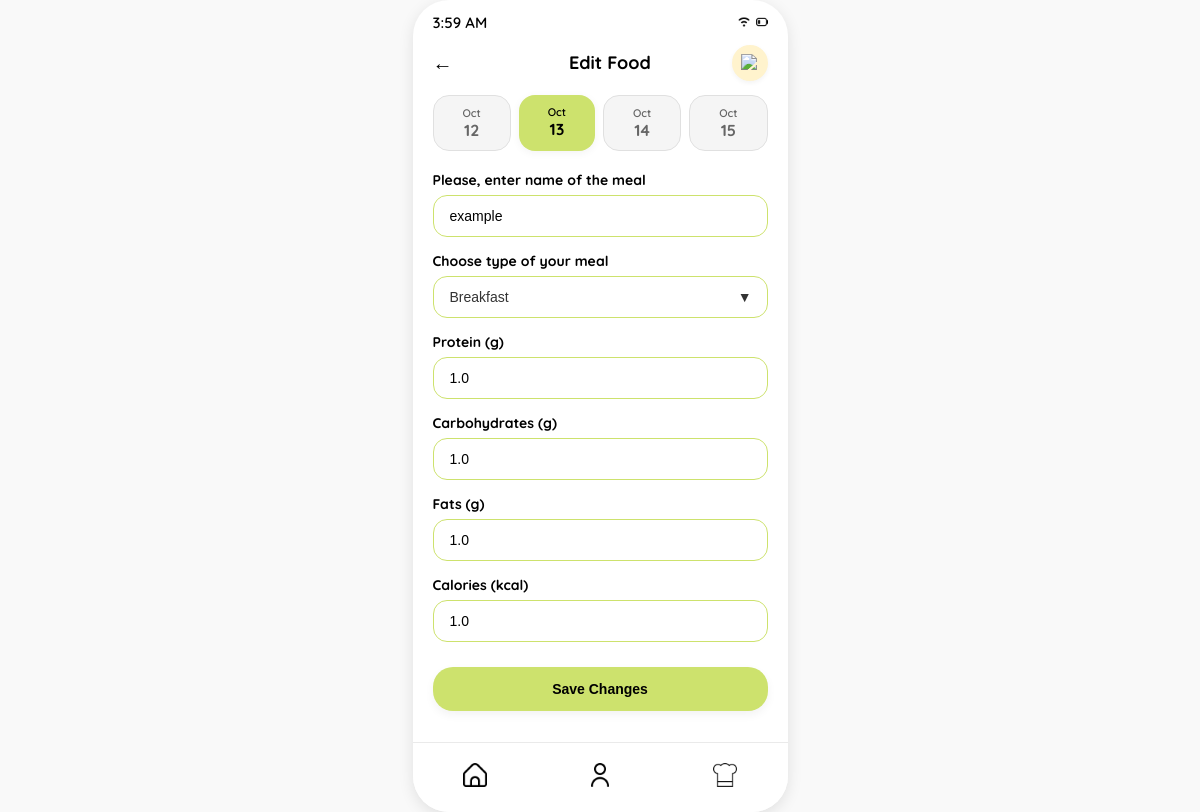
/foods/4/edit, run on the app's committed database.
### tables this page shows
CREATE TABLE food_items (
            id INTEGER PRIMARY KEY AUTOINCREMENT,
            user_id INTEGER NOT NULL,
            name TEXT NOT NULL,
            meal_type TEXT NOT NULL CHECK (meal_type IN ('Breakfast', 'Lunch', 'Dinner', 'Snacks')),
            calories REAL NOT NULL,
            protein_grams REAL NOT NULL,
            carbohydrate_grams REAL NOT NULL,
            fat_grams REAL NOT NULL,
            created_at TEXT NOT NULL DEFAULT CURRENT_TIMESTAMP, usage_count INTEGER NOT NULL DEFAULT 0,
            FOREIGN KEY (user_id) REFERENCES users(id) ON DELETE CASCADE
        );

### app.py (the view, shortened to what this page needs)
@app.route("/foods/<int:food_id>/edit", methods=["GET", "POST"])
def edit_food(food_id):
    with get_database_connection() as connection:
        user_id = get_food_user_id(connection)
        if user_id is None:
            abort(409, "A food owner is required before a food item can be edited.")
        food_item = connection.execute(
            """
            SELECT id, name, meal_type, calories, protein_grams,
                   carbohydrate_grams, fat_grams
            FROM food_items
            WHERE id = ? AND user_id = ?
            """,
            (food_id, user_id),
        ).fetchone()
        if food_item is None:
            abort(404)
    selected_date, date_options = get_compact_date_options(request.args.get("date"))
    return render_template(
        "add_food.html",
        editing=True,
        food=food_item,
        selected_date=selected_date,
        date_options=date_options,
    )

### app.py (called while the page is built)
def get_database_connection():
    return open_database_connection(app.config["DATABASE"])

def active_demo_user_id():
    user_id = session.get("user_id")
    if user_id is None:
        return None
    with get_database_connection() as connection:
        user = connection.execute(
            "SELECT id FROM users WHERE id = ?", (user_id,)
        ).fetchone()
    return user["id"] if user is not None else None

def get_food_user_id(connection):
    session_user_id = active_demo_user_id()
    if session_user_id is not None:
        return session_user_id
    users = connection.execute("SELECT id FROM users ORDER BY id LIMIT 2").fetchall()
    return users[0]["id"] if len(users) == 1 else None

def get_compact_date_options(requested_date):
    try:
        selected_date = (
            date.fromisoformat(requested_date) if requested_date else date.today()
        )
    except (TypeError, ValueError):
        selected_date = date.today()
    date_options = []
    for offset in (-1, 0, 1, 2):
        option_date = selected_date + timedelta(days=offset)
        date_options.append(
            {
                "value": option_date.isoformat(),
                "month": option_date.strftime("%b"),
                "day": option_date.day,
                "is_selected": option_date == selected_date,
            }
        )
    return selected_date, date_options

### database.py (called while the page is built)
def get_database_connection(database_path):
    connection = sqlite3.connect(database_path)
    connection.row_factory = sqlite3.Row
    connection.execute("PRAGMA foreign_keys = ON")
    return connection

### templates/add_food.html (shortened to what this page needs)
<!DOCTYPE html>
<html lang="en">
<head>
    <link rel="stylesheet" href="{{ url_for('static', filename='style.css') }}">
</head>
<body>
    <div class="phone-screen"
        style="justify-content: flex-start; padding: 25px 20px; position: relative; overflow-y: auto; scrollbar-width: none;">
        <div class="status-bar">
            <span id="live-est-clock">9:41</span>
            <div class="icons">
                <img src="{{ url_for('static', filename='wifi.png') }}" alt="Wi-Fi">
                <img src="{{ url_for('static', filename='battery.png') }}" alt="Battery">
            </div>
        </div>
        <div
            style="display: flex; justify-content: space-between; align-items: center; width: 100%; margin-top: 25px; margin-bottom: 20px; position: relative;">
            <a href="{% if editing %}{{ url_for('food_library', filter='az') }}{% else %}{{ url_for('log_meal') }}{% endif %}"
                style="font-size: 20px; color: #000; text-decoration: none; font-weight: bold;">←</a>
            <h2 style="font-size: 18px; font-weight: 700; margin: 0 auto; color: #000000;">{% if editing %}Edit Food{%
                else %}Add your Meal{% endif %}</h2>
            <div
                style="background: #FFF3CD; border-radius: 50%; width: 36px; height: 36px; display: flex; align-items: center; justify-content: center; box-shadow: 0 2px 5px rgba(0,0,0,0.05); position: absolute; right: 0;">
                <img src="{{ url_for('static', filename='bell.png') }}" alt="Notification Bell"
                    style="width: 18px; height: 18px; object-fit: contain;">
            </div>
        </div>
        <div style="display: flex; justify-content: space-between; width: 100%; margin-bottom: 20px; gap: 8px;">
            {% for date_option in date_options %}
            <a href="{% if editing %}{{ url_for('edit_food', food_id=food['id'], date=date_option.value) }}{% else %}{{ url_for('add_food', date=date_option.value) }}{% endif %}"
                style="text-decoration: none; flex: 1; background: {% if date_option.is_selected %}#CDE26D{% else %}#F5F5F5{% endif %}; border-radius: 16px; padding: 10px 0; text-align: center; border: {% if date_option.is_selected %}none{% else %}1px solid #E0E0E0{% endif %}; box-shadow: {% if date_option.is_selected %}0 2px 8px rgba(0,0,0,0.05){% else %}none{% endif %};">
                <div
                    style="font-size: 11px; color: {% if date_option.is_selected %}#000{% else %}#666{% endif %}; font-weight: 600;">
                    {{ date_option.month }}</div>
                <div
                    style="font-size: 16px; color: {% if date_option.is_selected %}#000{% else %}#666{% endif %}; font-weight: 700;">
                    {{ date_option.day }}</div>
            </a>
            {% endfor %}
        </div>
        <form
            action="{% if editing %}{{ url_for('edit_food', food_id=food['id']) }}{% else %}{{ url_for('add_food') }}{% endif %}"
            method="POST" style="width: 100%; display: flex; flex-direction: column; gap: 15px; padding-bottom: 70px;">
            <div style="display: flex; flex-direction: column; gap: 6px;">
                <label style="font-size: 14px; font-weight: 700; color: #000;">Please, enter name of the meal</label>
                <input type="text" name="meal_name" placeholder="name" value="{{ food['name'] if editing else '' }}"
                    required
                    style="width: 100%; padding: 12px 16px; border: 1.5px solid #CDE26D; border-radius: 14px; outline: none; font-size: 14px; background: #ffffff; box-sizing: border-box;">
            </div>
            <div style="display: flex; flex-direction: column; gap: 6px;">
                <label style="font-size: 14px; font-weight: 700; color: #000;">Choose type of your meal</label>
                <div style="position: relative;">
                    <select name="meal_type"
                        style="width: 100%; padding: 12px 16px; border: 1.5px solid #CDE26D; border-radius: 14px; outline: none; font-size: 14px; background: #ffffff; appearance: none; box-sizing: border-box; cursor: pointer; color: #333;">
                        <option value="Breakfast" {% if editing and food['meal_type']=='Breakfast' %}selected{% endif
                            %}>Breakfast</option>
                    </select>
                    <span
                        style="position: absolute; right: 16px; top: 50%; transform: translateY(-50%); pointer-events: none; font-size: 14px; color: #333;">▼</span>
                </div>
            </div>
            <div style="display: flex; flex-direction: column; gap: 6px;">
                <label style="font-size: 14px; font-weight: 700; color: #000;">Protein (g)</label>
                <input type="number" name="protein" id="protein" min="0" step="1" placeholder="grams"
                    value="{{ food['protein_grams'] if editing else '' }}" required
                    style="width: 100%; padding: 12px 16px; border: 1.5px solid #CDE26D; border-radius: 14px; outline: none; font-size: 14px; background: #ffffff; box-sizing: border-box;">
            </div>
            <div style="display: flex; flex-direction: column; gap: 6px;">
                <label style="font-size: 14px; font-weight: 700; color: #000;">Carbohydrates (g)</label>
                <input type="number" name="carbs" id="carbs" min="0" step="1" placeholder="grams"
                    value="{{ food['carbohydrate_grams'] if editing else '' }}" required
                    style="width: 100%; padding: 12px 16px; border: 1.5px solid #CDE26D; border-radius: 14px; outline: none; font-size: 14px; background: #ffffff; box-sizing: border-box;">
            </div>
            <div style="display: flex; flex-direction: column; gap: 6px;">
                <label style="font-size: 14px; font-weight: 700; color: #000;">Fats (g)</label>
                <input type="number" name="fats" id="fats" min="0" step="1" placeholder="grams"
                    value="{{ food['fat_grams'] if editing else '' }}" required
                    style="width: 100%; padding: 12px 16px; border: 1.5px solid #CDE26D; border-radius: 14px; outline: none; font-size: 14px; background: #ffffff; box-sizing: border-box;">
            </div>
            <div style="display: flex; flex-direction: column; gap: 6px;">
                <label style="font-size: 14px; font-weight: 700; color: #000;">Calories (kcal)</label>
                <input type="number" name="calories" id="calories" min="0" step="1" placeholder="kcal"
                    value="{{ food['calories'] if editing else '' }}" required
                    style="width: 100%; padding: 12px 16px; border: 1.5px solid #CDE26D; border-radius: 14px; outline: none; font-size: 14px; background: #ffffff; box-sizing: border-box;">
            </div>
            <button type="submit"
                style="width: 100%; background: #CDE26D; color: #000000; border: none; border-radius: 20px; padding: 14px; font-size: 14px; font-weight: 700; cursor: pointer; margin-top: 10px; box-shadow: 0 4px 10px rgba(0,0,0,0.05);">{%
                if editing %}Save Changes{% else %}Save to Food Library{% endif %}</button>
        </form>
        <div class="bottom-nav">
            <a href="{{ url_for('dashboard') }}"><img src="{{ url_for('static', filename='home.png') }}" alt="Home"
                    class="nav-icon"></a>
            <a href="{{ url_for('profile') }}"><img src="{{ url_for('static', filename='user-3.png') }}" alt="Profile"
                    class="nav-icon"></a>
            <a href="{{ url_for('food_library') }}"><img src="{{ url_for('static', filename='hat-chef.png') }}"
                    alt="Chef" class="nav-icon"></a>
        </div>
    </div>
</body>
</html>

### static/style.css (style rules this page uses)
* { margin: 0; padding: 0; box-sizing: border-box; }
body { font-family: "Quicksand", sans-serif; background-color: #f9f9f9; display: flex; justify-content: center; align-items: center; min-height: 100vh; }
.phone-screen { background-color: #ffffff; width: 375px; height: 812px; border-radius: 36px; box-shadow: 0 4px 15px rgba(0,0,0,0.1); display: flex; flex-direction: column; align-items: center; justify-content: flex-start; position: relative; padding: 25px 20px; overflow: hidden; }
.status-bar { width: 100%; height: 44px; position: absolute; top: 0; left: 0; display: flex; justify-content: space-between; align-items: center; padding: 0 20px; font-size: 15px; font-weight: 600; color: #000000; }
.status-bar .icons { display: flex; align-items: center; gap: 6px; }
.status-bar .icons img { height: 12px; width: auto; object-fit: contain; }
.bottom-nav { position: absolute; bottom: 0; left: 0; width: 100%; height: 70px; background-color: #ffffff; border-top: 1px solid #eaeaea; display: flex; justify-content: space-around; align-items: center; z-index: 100; box-sizing: border-box; }
.bottom-nav a { font-size: 22px; color: #1A3427; text-decoration: none; }
.nav-icon { width: 24px; height: 24px; object-fit: contain; }

### data on the page
food_items: meal_name "example", meal_type "Breakfast", protein "1.0", carbs "1.0", fats "1.0", calories "1.0"

### other printed values
{{ date_option.month }} "Oct" "Oct" "Oct" "Oct"
{{ date_option.day }} "12" "13" "14" "15"
